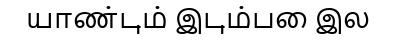
#> input picture data/synthetic/clean/SYNTH_TEST_00187_clean.png, 396 x 40 px, found by its file name
$ python visualize_preprocessing.py ../../data/synthetic/clean/SYNTH_TEST_00187_clean.png
#> lines starting #> are read from the running program, lines starting #| are printed output that depends on the picture; after the words box and inside, x2 and y2 are one past the last pixel; in counts of white or black regions, pixels touching at a corner belong together
### src/preprocessing/filters.py
"""
Modular Preprocessing Filters for Degraded Tamil Palm-Leaf Manuscripts
Stage 4 Filter Bank
"""

import sys
import math
import numpy as np
import cv2

if sys.platform == "win32":
    sys.stdout.reconfigure(encoding='utf-8')

def to_grayscale(img: np.ndarray) -> np.ndarray:
    """Convert input BGR/RGB or Grayscale image to single-channel Grayscale."""
    if len(img.shape) == 2:
        return img.copy()
    elif img.shape[2] == 4:
        return cv2.cvtColor(img, cv2.COLOR_BGRA2GRAY)
    else:
        return cv2.cvtColor(img, cv2.COLOR_BGR2GRAY)

def denoise_bilateral(img: np.ndarray, d: int = 9, sigma_color: float = 75, sigma_space: float = 75) -> np.ndarray:
    """Edge-preserving bilateral filter to smooth fibrous leaf texture while retaining incised stroke boundaries."""
    return cv2.bilateralFilter(img, d, sigma_color, sigma_space)

# [13 lines left out: functions denoise_nlm, enhance_contrast_linear, not called in this run]

def enhance_contrast_clahe(img: np.ndarray, clip_limit: float = 2.0, tile_grid_size: tuple = (8, 8)) -> np.ndarray:
    """Contrast Limited Adaptive Histogram Equalization (CLAHE)."""
    gray = to_grayscale(img)
    clahe = cv2.createCLAHE(clipLimit=clip_limit, tileGridSize=tile_grid_size)
    return clahe.apply(gray)

def correct_illumination(img: np.ndarray, kernel_size: int = 51) -> np.ndarray:
    """
    Rolling background subtraction / division to normalize illumination gradients across long palm leaves.
    Uses large morphological closing to estimate background envelope.
    """
    gray = to_grayscale(img)
    kernel = cv2.getStructuringElement(cv2.MORPH_ELLIPSE, (kernel_size, kernel_size))
    # Morphological closing estimates the ambient background brightness
    background = cv2.morphologyEx(gray, cv2.MORPH_CLOSE, kernel)
    # Divide original by background to flatten illumination
    normalized = np.clip((gray.astype(np.float32) / (background.astype(np.float32) + 1e-5)) * 255.0, 0, 255).astype(np.uint8)
    return normalized

def threshold_sauvola(img: np.ndarray, window_size: int = 25, k: float = 0.2, R: float = 128.0) -> np.ndarray:
    """
    Sauvola adaptive local binarization designed for historical document manuscripts.
    Threshold T(x, y) = m(x, y) * (1 + k * ((s(x, y) / R) - 1))
    """
    gray = to_grayscale(img).astype(np.float32)
    # Mean filter
    mean = cv2.blur(gray, (window_size, window_size))
    # Mean of squares
    mean_sq = cv2.blur(gray ** 2, (window_size, window_size))
    # Standard deviation
    std = np.sqrt(np.maximum(mean_sq - mean ** 2, 0))
    # Sauvola threshold map
    threshold = mean * (1.0 + k * ((std / R) - 1.0))
    # Binarize (dark text on white background)
    binary = np.where(gray > threshold, 255, 0).astype(np.uint8)
    return binary

def threshold_otsu(img: np.ndarray) -> np.ndarray:
    """Global Otsu binarization."""
    gray = to_grayscale(img)
    _, binary = cv2.threshold(gray, 0, 255, cv2.THRESH_BINARY + cv2.THRESH_OTSU)
    return binary

# [6 lines left out: function unsharp_mask, not called in this run]

def deskew_image(img: np.ndarray, max_angle: float = 15.0) -> tuple[np.ndarray, float]:
    """
    Detect dominant text line angle and rotate image to restore horizontal baselines.
    Returns (deskewed_image, angle_applied).
    """
    gray = to_grayscale(img)
    h, w = gray.shape

    # Fast angle detection
    _, bw = cv2.threshold(gray, 0, 255, cv2.THRESH_BINARY_INV + cv2.THRESH_OTSU)
    coords = np.column_stack(np.where(bw > 0))
    if len(coords) < 100:
        return img.copy(), 0.0

    rect = cv2.minAreaRect(coords)
    angle = rect[-1]
    if angle < -45:
        angle = -(90 + angle)
    else:
        angle = -angle

    # Limit maximum rotation to avoid vertical flipping
    if abs(angle) > max_angle or abs(angle) < 0.1:
        return img.copy(), 0.0

    center = (w // 2, h // 2)
    M = cv2.getRotationMatrix2D(center, angle, 1.0)
    deskewed = cv2.warpAffine(img, M, (w, h), flags=cv2.INTER_CUBIC, borderMode=cv2.BORDER_REPLICATE)
    return deskewed, float(angle)

def morphological_cleanup(binary_img: np.ndarray, min_component_area: int = 10) -> np.ndarray:
    """Remove small isolated salt-and-pepper noise speckles from binarized images."""
    gray = to_grayscale(binary_img)
    # Ensure binary format (0 or 255)
    _, bw = cv2.threshold(gray, 127, 255, cv2.THRESH_BINARY_INV)
    num_labels, labels, stats, _ = cv2.connectedComponentsWithStats(bw, connectivity=8)

    cleaned_bw = np.zeros_like(bw)
    for i in range(1, num_labels):
        area = stats[i, cv2.CC_STAT_AREA]
        if area >= min_component_area:
            cleaned_bw[labels == i] = 255

    # Invert back to black text on white background
    cleaned = cv2.bitwise_not(cleaned_bw)
    return cleaned

### src/preprocessing/pipeline.py
"""
Configurable Preprocessing Pipeline Engine & Adaptive Quality Selector
Stage 4 Pipeline Architecture
"""

import sys
import json
import time
import numpy as np
import cv2
from pathlib import Path
from PIL import Image

if sys.platform == "win32":
    sys.stdout.reconfigure(encoding='utf-8')

PROJECT_ROOT = Path(r"C:\Users\vaish\tamil_palm_ocr")
sys.path.append(str(PROJECT_ROOT))

from src.preprocessing.filters import (
    to_grayscale,
    denoise_bilateral,
    denoise_nlm,
    enhance_contrast_linear,
    enhance_contrast_clahe,
    correct_illumination,
    threshold_sauvola,
    threshold_otsu,
    unsharp_mask,
    deskew_image,
    morphological_cleanup
)
from src.preprocessing.quality_analysis import analyze_image_quality

# Predefined standard pipeline definitions
DEFAULT_PIPELINES = {
    "raw": {
        "name": "Raw Capture",
        "description": "Original unchanged photographic capture.",
        "steps": []
    },
    "grayscale": {
        "name": "Standard Grayscale",
        "description": "Single-channel luminance extraction.",
        "steps": ["to_grayscale"]
    },
    "pipeline_a_clahe": {
        "name": "Pipeline A (CLAHE Contrast Boost)",
        "description": "Grayscale conversion followed by local CLAHE contrast equalization.",
        "steps": ["to_grayscale", "enhance_contrast_clahe"]
    },
    "pipeline_b_denoise_clahe": {
        "name": "Pipeline B (Bilateral Denoise + CLAHE)",
        "description": "Stroke-preserving bilateral denoising to suppress palm fiber grain, followed by CLAHE.",
        "steps": ["to_grayscale", "denoise_bilateral", "enhance_contrast_clahe"]
    },
    "pipeline_c_illum_clahe": {
        "name": "Pipeline C (Illumination Norm + CLAHE)",
        "description": "Rolling background division to eliminate ambient shadows, followed by CLAHE.",
        "steps": ["to_grayscale", "correct_illumination", "enhance_contrast_clahe"]
    },
    "pipeline_d_sauvola_deskew": {
        "name": "Pipeline D (Sauvola Adaptive Binarization + Deskew)",
        "description": "Adaptive local thresholding followed by baseline deskewing and noise speckle cleanup.",
        "steps": ["to_grayscale", "threshold_sauvola", "morphological_cleanup", "deskew_image"]
    },
    "pipeline_e_master_adaptive": {
        "name": "Pipeline E (Master Distortion-Aware Adaptive Pipeline)",
        "description": "Multi-stage: Illumination correction, bilateral denoise, CLAHE, and Sauvola thresholding.",
        "steps": ["to_grayscale", "correct_illumination", "denoise_bilateral", "enhance_contrast_clahe", "threshold_sauvola", "morphological_cleanup"]
    }
}

class PreprocessingPipeline:
    def __init__(self, pipeline_config: dict = None):
        self.config = pipeline_config or DEFAULT_PIPELINES

    def apply_step(self, img: np.ndarray, step_name: str) -> np.ndarray:
        if step_name == "to_grayscale":
            return to_grayscale(img)
        elif step_name == "denoise_bilateral":
            return denoise_bilateral(img)
        elif step_name == "denoise_nlm":
            return denoise_nlm(img)
        elif step_name == "enhance_contrast_linear":
            return enhance_contrast_linear(img)
        elif step_name == "enhance_contrast_clahe":
            return enhance_contrast_clahe(img)
        elif step_name == "correct_illumination":
            return correct_illumination(img)
        elif step_name == "threshold_sauvola":
            return threshold_sauvola(img)
        elif step_name == "threshold_otsu":
            return threshold_otsu(img)
        elif step_name == "unsharp_mask":
            return unsharp_mask(img)
        elif step_name == "deskew_image":
            deskewed, _ = deskew_image(img)
            return deskewed
        elif step_name == "morphological_cleanup":
            return morphological_cleanup(img)
        else:
            raise ValueError(f"Unknown preprocessing step: {step_name}")

    def run_pipeline(self, img_input, pipeline_key: str = "pipeline_e_master_adaptive") -> tuple[np.ndarray, dict]:
        """
        Execute a named pipeline on an input image (either numpy array or path).
        Returns (processed_image, execution_metadata).
        """
        start_time = time.time()

        if isinstance(img_input, (str, Path)):
            img = cv2.imread(str(img_input))
            if img is None:
                raise ValueError(f"Could not load image from {img_input}")
        elif isinstance(img_input, np.ndarray):
            img = img_input.copy()
        else:
            raise TypeError("img_input must be a file path or numpy ndarray")

        if pipeline_key not in self.config:
            raise KeyError(f"Pipeline key '{pipeline_key}' not found in configuration.")

        pipeline_def = self.config[pipeline_key]
        current_img = img
        steps_executed = []

        for step in pipeline_def.get("steps", []):
            current_img = self.apply_step(current_img, step)
            steps_executed.append(step)

        elapsed_sec = time.time() - start_time

        meta = {
            "pipeline_key": pipeline_key,
            "pipeline_name": pipeline_def.get("name", pipeline_key),
            "steps_executed": steps_executed,
            "elapsed_seconds": round(elapsed_sec, 4),
            "output_shape": list(current_img.shape)
        }
        return current_img, meta

    # [21 lines left out: function select_adaptive_pipeline, not called in this run]

### src/preprocessing/visualize_preprocessing.py
"""
Preprocessing Visualization & Multi-Stage Preview Generator
Stage 4 Visualization Tool
"""

import sys
import os
import argparse
import numpy as np
import cv2
from pathlib import Path
from PIL import Image, ImageDraw, ImageFont

if sys.platform == "win32":
    sys.stdout.reconfigure(encoding='utf-8')

PROJECT_ROOT = Path(r"C:\Users\vaish\tamil_palm_ocr")
sys.path.append(str(PROJECT_ROOT))

from src.preprocessing.filters import (
    to_grayscale,
    denoise_bilateral,
    enhance_contrast_clahe,
    correct_illumination,
    threshold_sauvola,
    threshold_otsu,
    deskew_image,
    morphological_cleanup
)
from src.preprocessing.pipeline import PreprocessingPipeline

PROCESSED_DIR = PROJECT_ROOT / "data" / "processed"
VISUALIZATIONS_DIR = PROJECT_ROOT / "results" / "visualizations"

def ensure_output_directories():
    (PROCESSED_DIR / "grayscale").mkdir(parents=True, exist_ok=True)
    (PROCESSED_DIR / "denoised").mkdir(parents=True, exist_ok=True)
    (PROCESSED_DIR / "contrast").mkdir(parents=True, exist_ok=True)
    (PROCESSED_DIR / "threshold").mkdir(parents=True, exist_ok=True)
    (PROCESSED_DIR / "deskewed").mkdir(parents=True, exist_ok=True)
    (PROCESSED_DIR / "illumination").mkdir(parents=True, exist_ok=True)
    (PROCESSED_DIR / "combined").mkdir(parents=True, exist_ok=True)
    (PROCESSED_DIR / "previews").mkdir(parents=True, exist_ok=True)
    VISUALIZATIONS_DIR.mkdir(parents=True, exist_ok=True)

def generate_preprocessing_variants(image_path: str, save_individual: bool = True) -> dict:
    """
    Generate and save all core preprocessing filter variants for a manuscript image.
    """
    ensure_output_directories()
    path_obj = Path(image_path)
    stem = path_obj.stem

    img_bgr = cv2.imread(str(path_obj))
    if img_bgr is None:
        raise ValueError(f"Could not load image from {image_path}")

    # 1. Grayscale
    gray = to_grayscale(img_bgr)

    # 2. Illumination Corrected
    illum = correct_illumination(gray)

    # 3. Bilateral Denoised
    denoised = denoise_bilateral(gray)

    # 4. CLAHE Enhanced
    clahe = enhance_contrast_clahe(gray, clip_limit=2.5)

    # 5. Sauvola Adaptive Threshold
    sauvola = threshold_sauvola(clahe, window_size=25, k=0.2)
    sauvola_clean = morphological_cleanup(sauvola)

    # 6. Otsu Threshold
    otsu = threshold_otsu(gray)

    # 7. Deskewed
    deskewed, angle = deskew_image(gray)

    # 8. Master Adaptive Pipeline
    pipeline_engine = PreprocessingPipeline()
    master, meta = pipeline_engine.run_pipeline(img_bgr, "pipeline_e_master_adaptive")

    variants = {
        "1_Original": img_bgr,
        "2_Grayscale": gray,
        "3_Illumination_Corrected": illum,
        "4_Bilateral_Denoised": denoised,
        "5_CLAHE_Contrast": clahe,
        "6_Sauvola_Binarized": sauvola_clean,
        "7_Otsu_Binarized": otsu,
        "8_Master_Adaptive": master
    }

    if save_individual:
        cv2.imwrite(str(PROCESSED_DIR / "grayscale" / f"{stem}_grayscale.png"), gray)
        cv2.imwrite(str(PROCESSED_DIR / "illumination" / f"{stem}_illum_norm.png"), illum)
        cv2.imwrite(str(PROCESSED_DIR / "denoised" / f"{stem}_denoised.png"), denoised)
        cv2.imwrite(str(PROCESSED_DIR / "contrast" / f"{stem}_clahe.png"), clahe)
        cv2.imwrite(str(PROCESSED_DIR / "threshold" / f"{stem}_sauvola.png"), sauvola_clean)
        cv2.imwrite(str(PROCESSED_DIR / "threshold" / f"{stem}_otsu.png"), otsu)
        cv2.imwrite(str(PROCESSED_DIR / "deskewed" / f"{stem}_deskewed.png"), deskewed)
        cv2.imwrite(str(PROCESSED_DIR / "combined" / f"{stem}_master_adaptive.png"), master)

    # Build side-by-side comparison grid
    grid_path = VISUALIZATIONS_DIR / f"{stem}_preprocessing_comparison.png"
    create_comparison_grid(variants, grid_path, stem)
    print(f"Generated comparison grid: {grid_path}")

    return variants

def create_comparison_grid(variants: dict, output_path: Path, title: str):
    """Stack variants into a labeled visual grid."""
    panels = []
    # Standardize preview width
    target_w = 1200

    for label, img in variants.items():
        if len(img.shape) == 2:
            img_rgb = cv2.cvtColor(img, cv2.COLOR_GRAY2RGB)
        else:
            img_rgb = cv2.cvtColor(img, cv2.COLOR_BGR2RGB)

        h, w = img_rgb.shape[:2]
        scale = target_w / w
        target_h = max(30, int(h * scale))
        resized = cv2.resize(img_rgb, (target_w, target_h), interpolation=cv2.INTER_AREA)

        # Add label banner
        banner_h = 28
        banner = np.zeros((banner_h, target_w, 3), dtype=np.uint8)
        banner[:] = (26, 22, 19) # Laboratory dark background

        cv2.putText(
            banner,
            label.replace("_", " "),
            (15, 20),
            cv2.FONT_HERSHEY_SIMPLEX,
            0.55,
            (212, 175, 55), # Gold accent
            1,
            cv2.LINE_AA
        )
        stacked = np.vstack([banner, resized])
        panels.append(stacked)

    final_grid = np.vstack(panels)
    # Save final grid
    cv2.imwrite(str(output_path), cv2.cvtColor(final_grid, cv2.COLOR_RGB2BGR))

def main():
    parser = argparse.ArgumentParser(description="Generate Preprocessing Comparison Grid for Palm-Leaf Manuscripts")
    parser.add_argument("image", nargs="?", default="data/raw/cict/CICT-PLM-GT-133.jpg", help="Path to manuscript image")
    args = parser.parse_args()

    img_p = Path(args.image)
    if not img_p.is_absolute():
        img_p = PROJECT_ROOT / img_p

    print(f"Generating preprocessing suite for: {img_p}")
    generate_preprocessing_variants(str(img_p))
#> in generate_preprocessing_variants, img_bgr is the input picture: shape (40, 396, 3); min 0, max 255, mean 223
#> in threshold_sauvola, `threshold = mean * (1.0 + k * ((std / R) - 1.0))`:
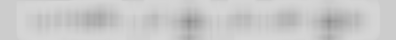
#> threshold: shape (40, 396) float32; min 141.8, max 214.8, mean 201.9
#> in morphological_cleanup, `num_labels, labels, stats, _ = cv2.connectedComponentsWithStats(bw, co..`:
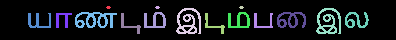
#> labels: shape (40, 396) int32; 16 distinct labels, from 0 to 15; one colour per label, 0 black
#> in morphological_cleanup, `num_labels, labels, stats, _ = cv2.connectedComponentsWithStats(bw, co..`: num_labels = 16; stats = 16 rows, first 6: [0, 0, 396, 40, 13539], [106, 6, 5, 3, 11], [155, 6, 5, 3, 11], [239, 6, 5, 3, 11], [176, 8, 25, 26, 313], [316, 8, 25, 26, 313]
#> the loop in morphological_cleanup, `for i in range(1, num_labels):` made 15 passes
#> area on passes 4 to 11: 313, 313, 148, 110, 338, 100, 169, 97
#> in threshold_otsu, `_, binary = cv2.threshold(gray, 0, 255, cv2.THRESH_BINARY + cv2.THRESH..`:
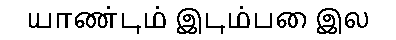
#> binary: shape (40, 396); 87.1% white; black in thin lines or dots, all inside (x1, y1, x2, y2) = (29, 6, 368, 34)
#> in deskew_image, `coords = np.column_stack(np.where(bw > 0))`: coords = 2051 pairs, first value 6 to 33, second value 29 to 367
#> in deskew_image, `rect = cv2.minAreaRect(coords)`: rect = ((19.5, 198), (338, 27), -90)
#> in deskew_image, `angle = rect[-1]`: angle = -90
#> in deskew_image, `angle = -(90 + angle)`: angle = 0
#> the loop in run_pipeline, `for step in pipeline_def.get("steps", []):` made 6 passes
#> after the loop in run_pipeline, `for step in pipeline_def.get("steps", []):`:
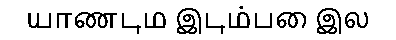
#> current_img: shape (40, 396); 87.1% white; black in thin lines or dots, all inside (x1, y1, x2, y2) = (28, 6, 368, 34)
#> after the loop in run_pipeline, `for step in pipeline_def.get("steps", []):`: steps_executed = ['to_grayscale', 'correct_illumination', 'denoise_bilateral', 'enhance_contrast_clahe', 'threshold_sauvola', 'morphological_cleanup']
#> in generate_preprocessing_variants, `master, meta = pipeline_engine.run_pipeline(img_bgr, "pipeline_e_maste..`: meta = 5 items
#> the loop in create_comparison_grid, `for label, img in variants.items():` made 8 passes
#> label on passes 1 to 8: '1_Original', '2_Grayscale', '3_Illumination_Corrected', '4_Bilateral_Denoised', '5_CLAHE_Contrast', '6_Sauvola_Binarized', '7_Otsu_Binarized', '8_Master_Adaptive'
#> pass 1, in create_comparison_grid, `resized = cv2.resize(img_rgb, (target_w, target_h), interpolation=cv2...`:
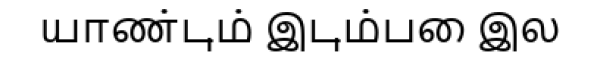
#> resized: shape (121, 1200, 3) (shown at 1/2 size); min 0, max 255, mean 223
#> pass 1, in create_comparison_grid, `stacked = np.vstack([banner, resized])`:
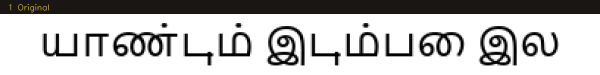
#> stacked: shape (149, 1200, 3) (shown at 1/2 size); mean R, G, B 186.2, 185.4, 184.7
#> after the loop in create_comparison_grid, `for label, img in variants.items():`: panels = 8 items
#> in create_comparison_grid, `cv2.imwrite(str(output_path), cv2.cvtColor(final_grid, cv2.COLOR_RGB2B..`:
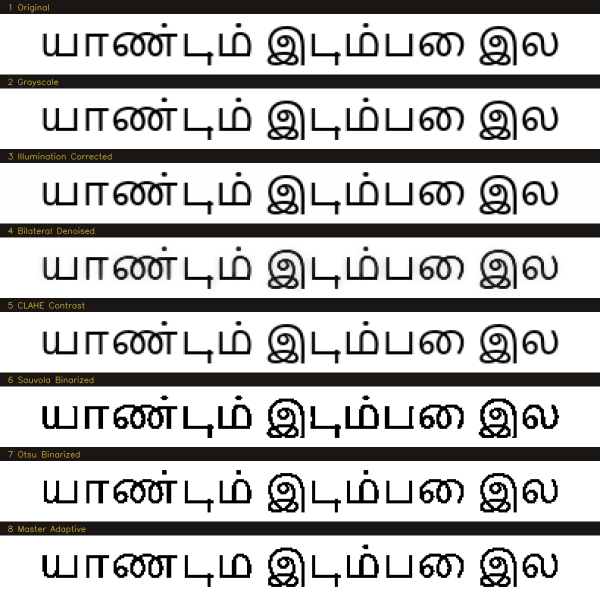
#> saved as SYNTH_TEST_00187_clean_preprocessing_comparison.png: shape (1192, 1200, 3) (shown at 1/2 size); mean B, G, R 184.2, 185, 185.9

if __name__ == "__main__":
    main()

$ run again, on data/synthetic/clean/SYNTH_TEST_00195_clean.png
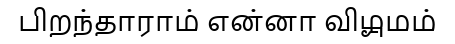
#> input picture data/synthetic/clean/SYNTH_TEST_00195_clean.png, 455 x 44 px, found by its file name
#> in generate_preprocessing_variants, img_bgr is the input picture: shape (44, 455, 3); min 0, max 255, mean 223.9
#> background: shape (44, 455); every value is 255
#> labels: shape (44, 455) int32; 21 distinct labels, from 0 to 20
#> num_labels = 21; stats = 21 rows, first 6: [0, 0, 455, 44, 17107], [20, 7, 26, 24, 216], [325, 7, 32, 24, 281], [81, 9, 5, 3, 11], [187, 9, 5, 3, 11], [251, 9, 5, 3, 11]
#> the loop in morphological_cleanup, `for i in range(1, num_labels):` made 20 passes
#> area on passes 1, 2, 7, 8, 9, 10, 11, 12: 216, 281, 190, 169, 229, 229, 243, 169
#> coords = 2550 pairs, first value 7 to 36, second value 21 to 434
#> rect = ((21.5, 227.5), (413, 29), -90)
#> in deskew_image, `angle = rect[-1]`: angle = -90
#> in deskew_image, `angle = -(90 + angle)`: angle = 0
#> the loop in run_pipeline, `for step in pipeline_def.get("steps", []):` made 6 passes
#> after the loop in run_pipeline, `for step in pipeline_def.get("steps", []):`: steps_executed = ['to_grayscale', 'correct_illumination', 'denoise_bilateral', 'enhance_contrast_clahe', 'threshold_sauvola', 'morphological_cleanup']
#> meta = 5 items
#> the loop in create_comparison_grid, `for label, img in variants.items():` made 8 passes
#> label on passes 1 to 8: '1_Original', '2_Grayscale', '3_Illumination_Corrected', '4_Bilateral_Denoised', '5_CLAHE_Contrast', '6_Sauvola_Binarized', '7_Otsu_Binarized', '8_Master_Adaptive'
#> pass 1, in create_comparison_grid, `stacked = np.vstack([banner, resized])`:
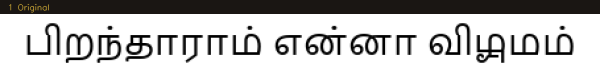
#> stacked: shape (144, 1200, 3) (shown at 1/2 size); mean R, G, B 185.7, 184.8, 184.1
#> after the loop in create_comparison_grid, `for label, img in variants.items():`: panels = 8 items
#> in create_comparison_grid, `cv2.imwrite(str(output_path), cv2.cvtColor(final_grid, cv2.COLOR_RGB2B..`:
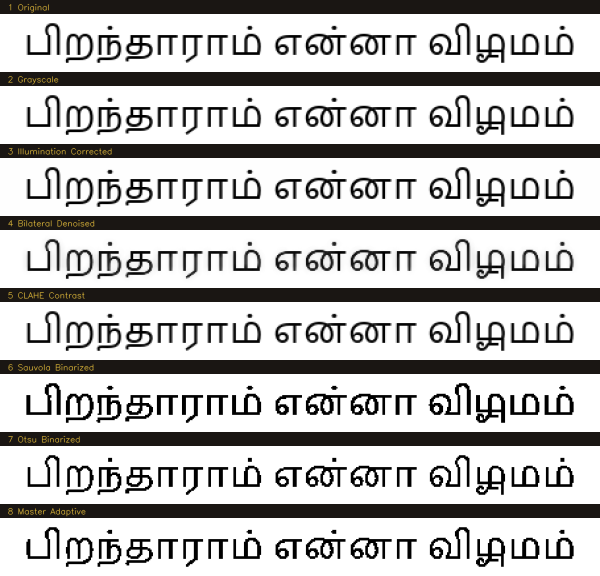
#> saved as SYNTH_TEST_00195_clean_preprocessing_comparison.png: shape (1152, 1200, 3) (shown at 1/2 size); mean B, G, R 183.3, 184.1, 185
